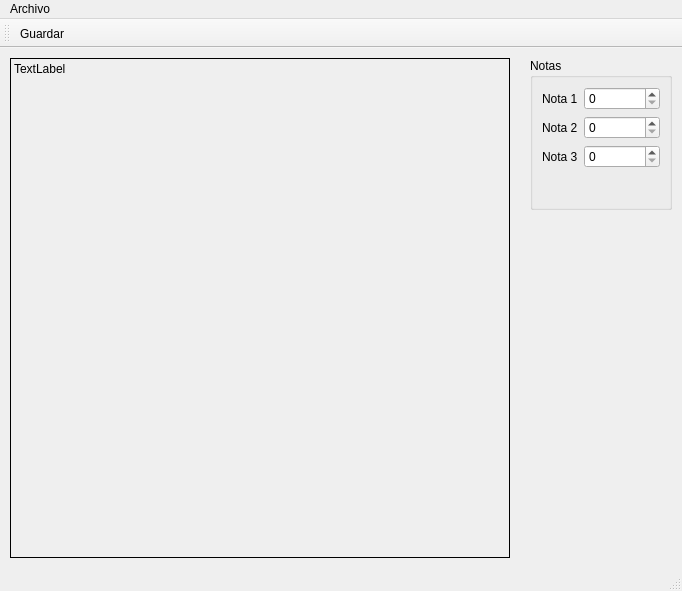
<?xml version="1.0" encoding="UTF-8"?>
<ui version="4.0">
 <class>Principal</class>
 <widget class="QMainWindow" name="Principal">
  <property name="geometry">
   <rect>
    <x>0</x>
    <y>0</y>
    <width>682</width>
    <height>591</height>
   </rect>
  </property>
  <property name="windowTitle">
   <string>Principal</string>
  </property>
  <widget class="QWidget" name="centralwidget">
   <widget class="QLabel" name="outCuadro">
    <property name="geometry">
     <rect>
      <x>10</x>
      <y>10</y>
      <width>500</width>
      <height>500</height>
     </rect>
    </property>
    <property name="minimumSize">
     <size>
      <width>500</width>
      <height>500</height>
     </size>
    </property>
    <property name="frameShape">
     <enum>QFrame::Box</enum>
    </property>
    <property name="text">
     <string>TextLabel</string>
    </property>
    <property name="alignment">
     <set>Qt::AlignLeading|Qt::AlignLeft|Qt::AlignTop</set>
    </property>
   </widget>
   <widget class="QWidget" name="widget" native="true">
    <property name="geometry">
     <rect>
      <x>530</x>
      <y>10</y>
      <width>142</width>
      <height>152</height>
     </rect>
    </property>
    <layout class="QVBoxLayout" name="verticalLayout">
     <item>
      <widget class="QGroupBox" name="groupBox">
       <property name="title">
        <string>Notas</string>
       </property>
       <layout class="QFormLayout" name="formLayout">
        <item row="0" column="0">
         <widget class="QLabel" name="label">
          <property name="text">
           <string>Nota 1</string>
          </property>
         </widget>
        </item>
        <item row="0" column="1">
         <widget class="QSpinBox" name="intNota1"/>
        </item>
        <item row="1" column="0">
         <widget class="QLabel" name="label_2">
          <property name="text">
           <string>Nota 2</string>
          </property>
         </widget>
        </item>
        <item row="1" column="1">
         <widget class="QSpinBox" name="intNota2"/>
        </item>
        <item row="2" column="0">
         <widget class="QLabel" name="label_3">
          <property name="text">
           <string>Nota 3</string>
          </property>
         </widget>
        </item>
        <item row="2" column="1">
         <widget class="QSpinBox" name="intNota3"/>
        </item>
       </layout>
      </widget>
     </item>
    </layout>
   </widget>
  </widget>
  <widget class="QMenuBar" name="menubar">
   <property name="geometry">
    <rect>
     <x>0</x>
     <y>0</y>
     <width>682</width>
     <height>25</height>
    </rect>
   </property>
   <widget class="QMenu" name="menuArchivo">
    <property name="title">
     <string>Archivo</string>
    </property>
    <addaction name="actionGuardar"/>
    <addaction name="actionSalir"/>
   </widget>
   <addaction name="menuArchivo"/>
  </widget>
  <widget class="QStatusBar" name="statusbar"/>
  <widget class="QToolBar" name="toolBar">
   <property name="windowTitle">
    <string>toolBar</string>
   </property>
   <attribute name="toolBarArea">
    <enum>TopToolBarArea</enum>
   </attribute>
   <attribute name="toolBarBreak">
    <bool>false</bool>
   </attribute>
   <addaction name="actionGuardar"/>
  </widget>
  <action name="actionGuardar">
   <property name="icon">
    <iconset resource="Resources.qrc">
     <normaloff>:/img/Save.ico</normaloff>:/img/Save.ico</iconset>
   </property>
   <property name="text">
    <string>Guardar</string>
   </property>
   <property name="shortcut">
    <string>Ctrl+S</string>
   </property>
  </action>
  <action name="actionSalir">
   <property name="text">
    <string>Salir</string>
   </property>
   <property name="shortcut">
    <string>Ctrl+Q</string>
   </property>
  </action>
 </widget>
 <resources>
  <include location="Resources.qrc"/>
 </resources>
 <connections>
  <connection>
   <sender>actionSalir</sender>
   <signal>triggered()</signal>
   <receiver>Principal</receiver>
   <slot>close()</slot>
   <hints>
    <hint type="sourcelabel">
     <x>-1</x>
     <y>-1</y>
    </hint>
    <hint type="destinationlabel">
     <x>340</x>
     <y>295</y>
    </hint>
   </hints>
  </connection>
 </connections>
</ui>
